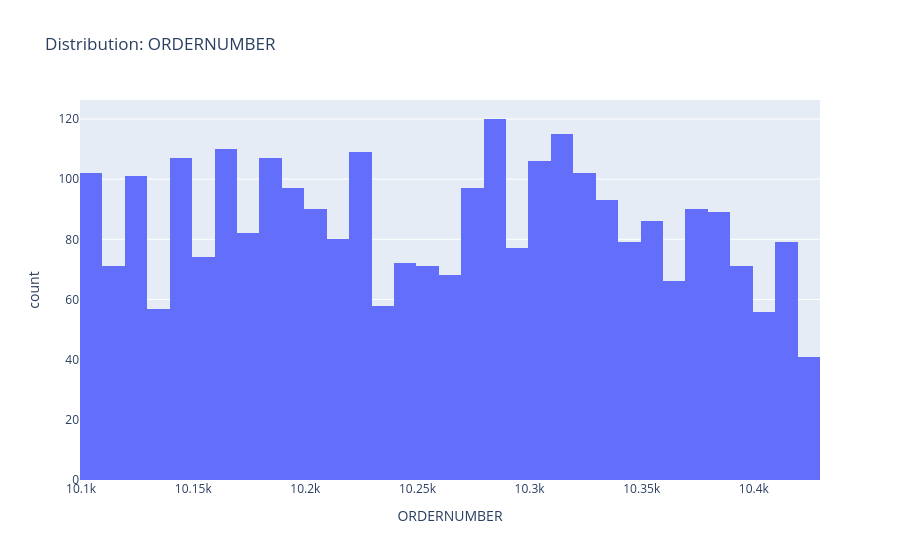
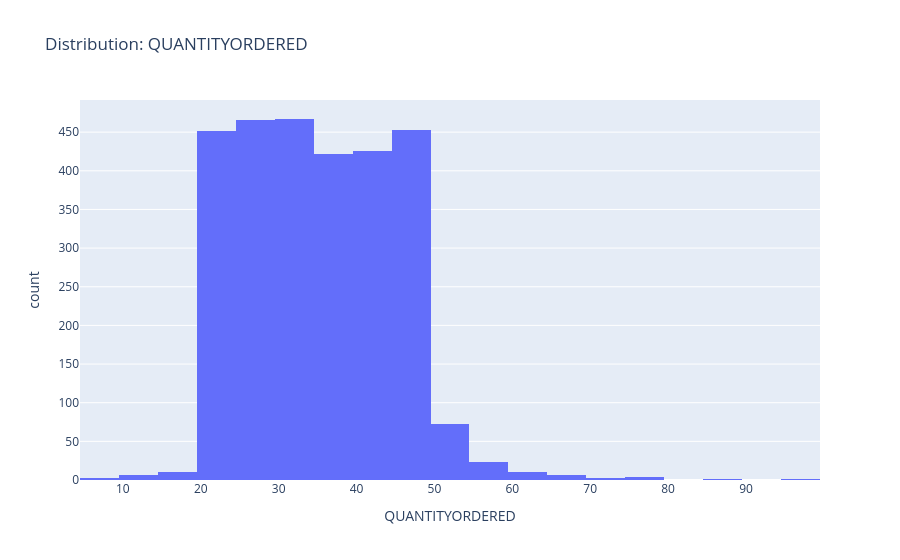
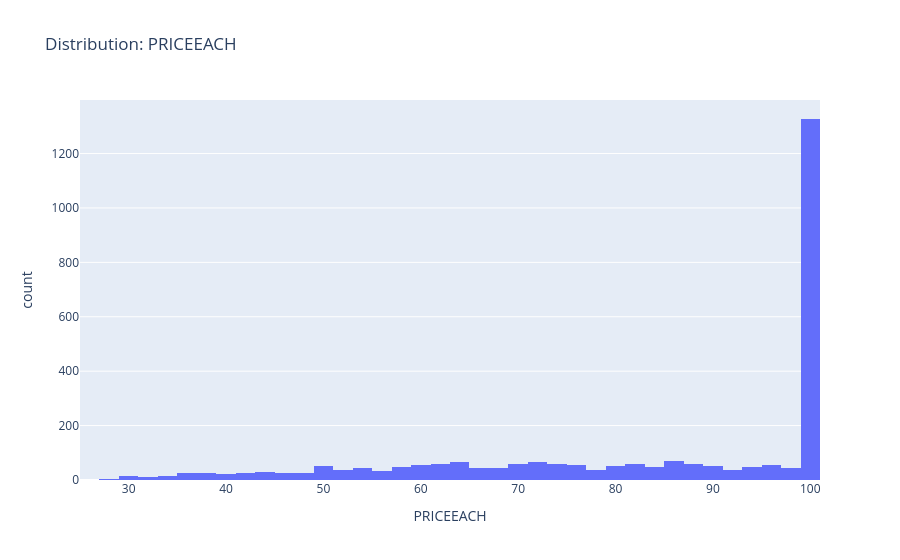
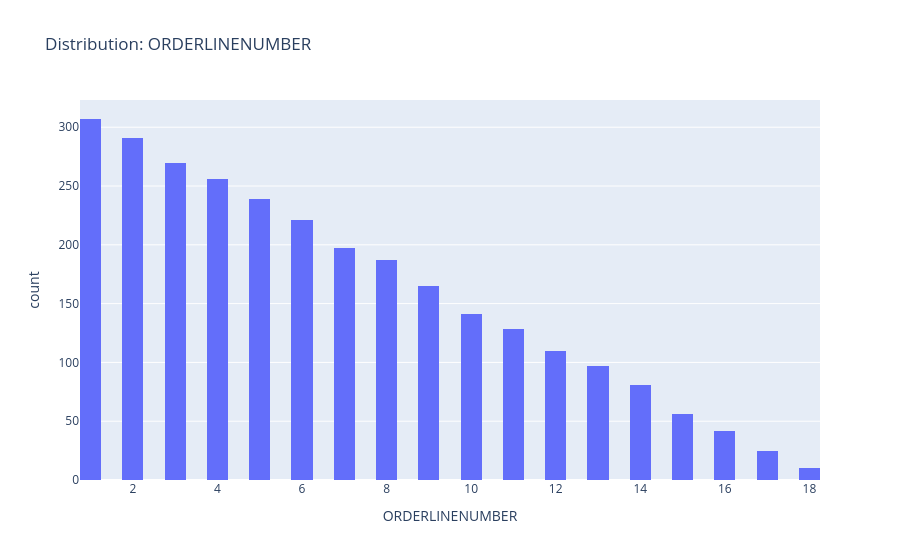

Notebook cell for these charts, in order:
### Markdown cell above
## 9. Numeric distributions

### Code cell
for col in numeric_cols[:30]:
    vals = df[col].dropna()
    if len(vals):
        px.histogram(x=vals, nbins=40, title=f"Distribution: {col}",
                     labels={"x": col, "count": "Frequency"}).show()

### Figure 1 — Plotly figure (JSON) as saved in the notebook; plotly's stock layout.template omitted (floating-point values rounded to 4 significant figures; data arrays with more than 128 entries replaced by an {"elided": "..."} marker saying what was removed)
{"data": [{"bingroup": "x", "hovertemplate": "ORDERNUMBER=%{x}<br>count=%{y}<extra></extra>", "legendgroup": "", "marker": {"color": "#636efa", "pattern": {"shape": ""}}, "name": "", "nbinsx": 40, "orientation": "v", "showlegend": false, "type": "histogram", "x": {"elided": "2823 int values"}, "xaxis": "x", "yaxis": "y"}], "layout": {"barmode": "relative", "legend": {"tracegroupgap": 0}, "title": {"text": "Distribution: ORDERNUMBER"}, "xaxis": {"anchor": "y", "domain": [0, 1], "title": {"text": "ORDERNUMBER"}}, "yaxis": {"anchor": "x", "domain": [0, 1], "title": {"text": "count"}}}}

### Figure 2 — Plotly figure (JSON) as saved in the notebook; plotly's stock layout.template omitted (floating-point values rounded to 4 significant figures; data arrays with more than 128 entries replaced by an {"elided": "..."} marker saying what was removed)
{"data": [{"bingroup": "x", "hovertemplate": "QUANTITYORDERED=%{x}<br>count=%{y}<extra></extra>", "legendgroup": "", "marker": {"color": "#636efa", "pattern": {"shape": ""}}, "name": "", "nbinsx": 40, "orientation": "v", "showlegend": false, "type": "histogram", "x": {"elided": "2823 int values"}, "xaxis": "x", "yaxis": "y"}], "layout": {"barmode": "relative", "legend": {"tracegroupgap": 0}, "title": {"text": "Distribution: QUANTITYORDERED"}, "xaxis": {"anchor": "y", "domain": [0, 1], "title": {"text": "QUANTITYORDERED"}}, "yaxis": {"anchor": "x", "domain": [0, 1], "title": {"text": "count"}}}}

### Figure 3 — Plotly figure (JSON) as saved in the notebook; plotly's stock layout.template omitted (floating-point values rounded to 4 significant figures; data arrays with more than 128 entries replaced by an {"elided": "..."} marker saying what was removed)
{"data": [{"bingroup": "x", "hovertemplate": "PRICEEACH=%{x}<br>count=%{y}<extra></extra>", "legendgroup": "", "marker": {"color": "#636efa", "pattern": {"shape": ""}}, "name": "", "nbinsx": 40, "orientation": "v", "showlegend": false, "type": "histogram", "x": {"elided": "2823 float values"}, "xaxis": "x", "yaxis": "y"}], "layout": {"barmode": "relative", "legend": {"tracegroupgap": 0}, "title": {"text": "Distribution: PRICEEACH"}, "xaxis": {"anchor": "y", "domain": [0, 1], "title": {"text": "PRICEEACH"}}, "yaxis": {"anchor": "x", "domain": [0, 1], "title": {"text": "count"}}}}

### Figure 4 — Plotly figure (JSON) as saved in the notebook; plotly's stock layout.template omitted (floating-point values rounded to 4 significant figures; data arrays with more than 128 entries replaced by an {"elided": "..."} marker saying what was removed)
{"data": [{"bingroup": "x", "hovertemplate": "ORDERLINENUMBER=%{x}<br>count=%{y}<extra></extra>", "legendgroup": "", "marker": {"color": "#636efa", "pattern": {"shape": ""}}, "name": "", "nbinsx": 40, "orientation": "v", "showlegend": false, "type": "histogram", "x": {"elided": "2823 int values"}, "xaxis": "x", "yaxis": "y"}], "layout": {"barmode": "relative", "legend": {"tracegroupgap": 0}, "title": {"text": "Distribution: ORDERLINENUMBER"}, "xaxis": {"anchor": "y", "domain": [0, 1], "title": {"text": "ORDERLINENUMBER"}}, "yaxis": {"anchor": "x", "domain": [0, 1], "title": {"text": "count"}}}}
